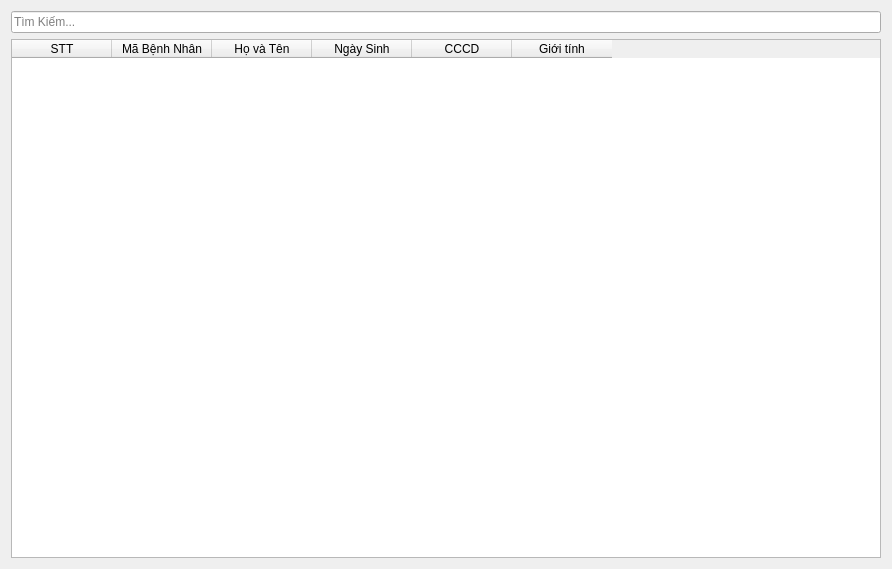
<?xml version="1.0" encoding="UTF-8"?>
<ui version="4.0">
 <class>Dialog</class>
 <widget class="QDialog" name="Dialog">
  <property name="geometry">
   <rect>
    <x>0</x>
    <y>0</y>
    <width>892</width>
    <height>569</height>
   </rect>
  </property>
  <property name="windowTitle">
   <string>Dialog</string>
  </property>
  <layout class="QVBoxLayout" name="verticalLayout">
   <item>
    <layout class="QHBoxLayout" name="horizontalLayout">
     <item>
      <widget class="QLineEdit" name="lineEdit_Search">
       <property name="placeholderText">
        <string>Tìm Kiếm...</string>
       </property>
      </widget>
     </item>
    </layout>
   </item>
   <item>
    <widget class="QTableWidget" name="tableWidget_PatientsList">
     <property name="selectionMode">
      <enum>QAbstractItemView::SingleSelection</enum>
     </property>
     <column>
      <property name="text">
       <string>STT</string>
      </property>
     </column>
     <column>
      <property name="text">
       <string>Mã Bệnh Nhân</string>
      </property>
     </column>
     <column>
      <property name="text">
       <string>Họ và Tên</string>
      </property>
     </column>
     <column>
      <property name="text">
       <string>Ngày Sinh</string>
      </property>
     </column>
     <column>
      <property name="text">
       <string>CCCD</string>
      </property>
     </column>
     <column>
      <property name="text">
       <string>Giới tính</string>
      </property>
     </column>
    </widget>
   </item>
  </layout>
 </widget>
 <resources/>
 <connections/>
</ui>
